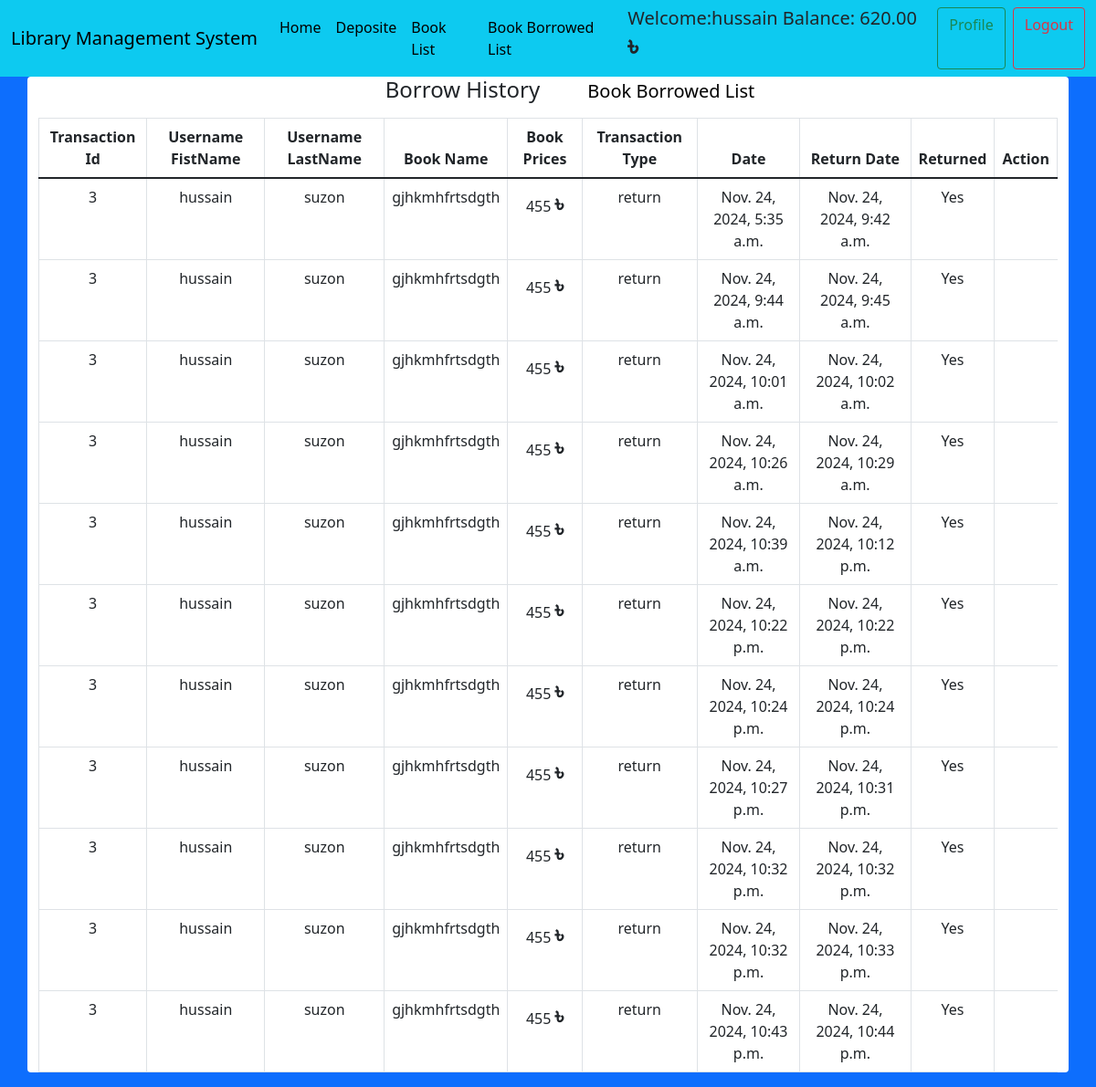
/library/bookborrowhistory/3/ (signed in), run on the app's committed database.
### book/models.py (models this page shows, shortened)
class UserAccount(models.Model):
    user = models.OneToOneField(User,related_name="account",on_delete=models.CASCADE)
    balance = models.DecimalField(max_digits=12, decimal_places=2, default=0)

class BookModel(models.Model):
    image = models.ImageField(upload_to= 'book/uploads/')
    BookName = models.CharField(max_length=100)
    BookPrice = models.IntegerField(default=None)
    bookTitle = models.CharField(max_length=100)
    BookDescription = models.TextField()
    Category = models.ForeignKey(CategoryModel,on_delete=models.CASCADE)
    Status = models.CharField(max_length=20, default="available")

class BookTransactionHistory(models.Model):
    book = models.ForeignKey(BookModel,on_delete=models.CASCADE,related_name="books")
    user = models.ForeignKey(User, on_delete=models.CASCADE,related_name="bookuser")
    transaction_type = models.CharField(max_length=20, choices=TRANSACTION_TYPES)
    transaction_date = models.DateTimeField(auto_now_add=True)
    return_date = models.DateTimeField(null=True, blank=True)
    is_returned = models.BooleanField(default=False)

### book/views.py (the view)
# urls.py: path('bookborrowhistory/<int:id>/',BookBorrowHistoryView.as_view(), name='bookborrowhistory'),
class BookBorrowHistoryView(LoginRequiredMixin,View):
    def get(self, request, id):
        book = get_object_or_404(BookModel, id=id)
        transactions = BookTransactionHistory.objects.filter(book=book)
        return render(request, 'book/bookhistory.html', {
            'book': book,
            'transactions': transactions
        })

### book/templates/book/bookhistory.html (shortened to what this page needs)
{% extends "core/base.html" %}
{% block content %}
  <div class="container container my-auto bg-white rounded text-center">
    <h4 class="mt-4 d-inline mx-5">Borrow History</h4>
    <h5 class="mt-4 d-inline"><a class="text-decoration-none text-black" href="{% url 'bookborrowlist' %}">Book Borrowed List</a></h5>
    <table class="table table-bordered mt-3">
        <thead>
            <tr>
                <th scope="col">Transaction Id</th>
                <th scope="col">Username FistName</th>
                <th scope="col">Username LastName</th>
                <th scope="col">Book Name</th>
                <th scope="col">Book Prices</th>
                <th scope="col">Transaction Type</th>
                <th scope="col">Date</th>
                <th scope="col">Return Date</th>
                <th scope="col">Returned</th>
                <th scope="col">Action</th>
            </tr>
        </thead>
        <tbody>
            {% for transaction in transactions %}
                <tr>
                    <td>{{book.id }}</td>
                    <td>{{transaction.user.first_name }}</td>
                    <td>{{transaction.user.last_name}}</td>
                    <td>{{book.BookName }}</td>
                    <td>{{book.BookPrice }} <span style="font-size:25px; font-weight:bold;">৳</span></td>
                    <td>{{transaction.transaction_type }}</td>
                    <td>{{transaction.transaction_date }}</td>
                    <td>{% if transaction.return_date %}{{ transaction.return_date }}{% else %}N/A{% endif %}</td>
                    <td>{% if transaction.is_returned %}Yes{% else %}No{% endif %}</td>
                </tr>
            {% empty %}
                <tr>
                    <td colspan="5" class="text-center">No history available for this book.</td>
                </tr>
            {% endfor %}
        </tbody>
    </table>
  </div>
{% endblock %}

### core/templates/core/navbar.html (shortened to what this page needs)
<nav class="navbar navbar-expand-lg navbar-dark bg-info ">
    <div class="container-fluid">
      <a class="navbar-brand text-black" href="/">Library Management System</a>
      <div class="collapse navbar-collapse" id="navbarSupportedContent">
        <ul class="navbar-nav me-auto mb-2 mb-lg-0">
          <li class="nav-item">
            <a class="nav-link active text-black" aria-current="page" href="{% url 'homepage' %}">Home</a>
          </li>
           {% if request.user.is_authenticated%}
           <li class="nav-item">
            <a class="nav-link text-black" href="{% url 'userdeposite'%}">Deposite</a>
          </li>
           <li class="nav-item">
            <a class="nav-link text-black" href="{% url 'userbooklist'%}">Book List</a>
          </li>
           <li class="nav-item">
          <a class="nav-link text-black" href="{% url 'bookborrowlist' %}">Book Borrowed List</a>
          </li>
          </ul>
          <div class="d-flex">
            <h5>Welcome:{{request.user.first_name}}  Balance: {{request.user.account.balance}} <span style="font-size:30px; font-weight:bold;">৳</span></h5>
            <a href="{% url 'userprofile' %}" class="btn btn-outline-success mx-2">Profile</a>
            <a href="{% url 'userlogout'%}" class="btn btn-outline-danger">Logout</a>
          </div>
           {% else%}
          </ul>
          <div class="d-flex">
            <a href="{% url 'userregister'%}" class="btn btn-outline-primary mx-2">Register</a>
            <a href="{% url 'userlogin'%}" class="btn btn-outline-warning mx-2">Login</a>
          </div>
           {% endif%}
    </div>
  </nav>

### data on the page
BookTransactionHistory: is_returned "Yes"
BookModel: id "3", BookName "gjhkmhfrtsdgth", BookPrice "455"
BookTransactionHistory: is_returned "Yes"
BookTransactionHistory: is_returned "Yes"
BookTransactionHistory: is_returned "Yes"
BookTransactionHistory: is_returned "Yes"
BookTransactionHistory: is_returned "Yes"
BookTransactionHistory: is_returned "Yes"
BookTransactionHistory: is_returned "Yes"
BookTransactionHistory: is_returned "Yes"
BookTransactionHistory: is_returned "Yes"
BookTransactionHistory: is_returned "Yes"

### other printed values
{{ request.user.first_name }} "hussain"
{{ request.user.account.balance }} "620.00"
